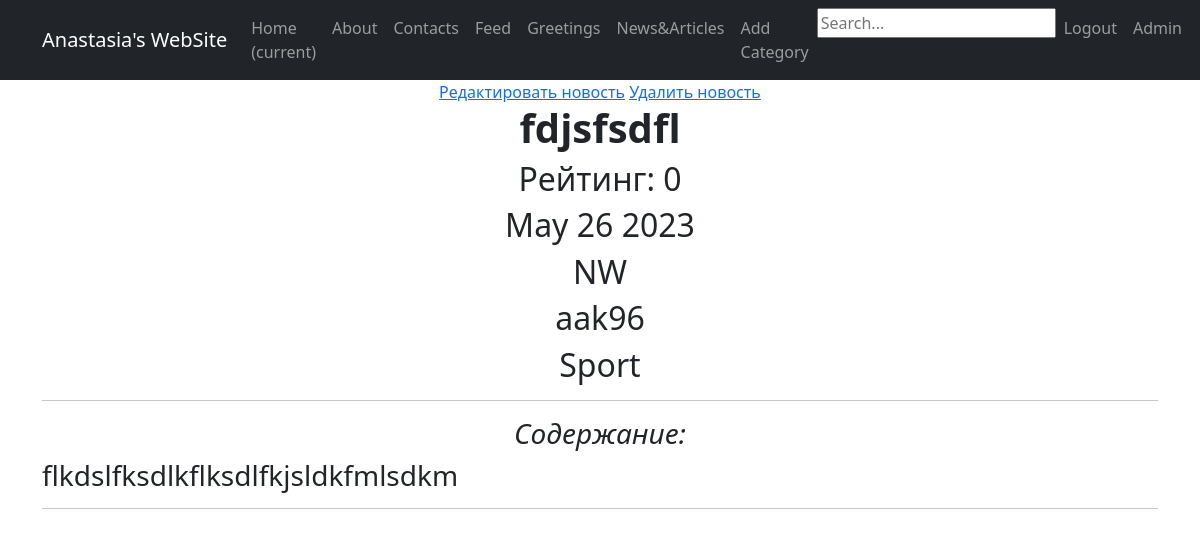
Page /news/62/ on the committed database.
### NewsPortal/models.py (models this page shows, shortened)
class Post(models.Model):
    author = models.ForeignKey(User, default=1, on_delete=models.SET_DEFAULT)
    type = models.CharField(max_length=7, choices=TYPE)
    time_in = models.DateTimeField(auto_now_add=True)
    category = models.ManyToManyField(Category, through='PostCategory')
    title = models.CharField(max_length=255)
    text = models.TextField()
    rating = models.IntegerField(default=0)

class Category(models.Model):
    name = models.CharField(max_length=40, unique=True)
    subscribe = models.ManyToManyField(User, through='CategorySubscribe')
    def __str__(self):
        return f'{self.name.title()}'

### NewsPortal/views.py (the view)
# urls.py: path('news/<int:pk>/', cache_page(60*5)(PostDetailView.as_view()), name='some_news'),
class PostDetailView(DetailView):
    model = Post
    template_name = 'posts/some_news.html'
    context_object_name = 'some_news'
    queryset = Post.objects.all()
    def get_object(self, *args, **kwargs):  # переопределяем метод получения объекта, как ни странно
        obj = cache.get(f'post-{self.kwargs["pk"]}',
                        None)  # кэш очень похож на словарь, и метод get действует так же. Он забирает значение по ключу, если его нет, то забирает None.
        if not obj:
            obj = super().get_object(queryset=self.queryset)
            cache.set(f'post-{self.kwargs["pk"]}', obj)
        return obj

### NewsPortal/templatetags/custom_filters.py (called while the page is built)
@register.filter()
def censor(value):
    for word in censored_word:
        if word.lower() in value.lower():
            value = value.replace(word[2:], '*' * len(word))
    return value

### templates/posts/some_news.html (shortened to what this page needs)
{% extends 'flatpages/default.html' %}
{% load custom_filters %}
{% block content %}
<a href="{%url 'post_edit' some_news.pk%}">Редактировать новость</a>
<a href="{%url 'post_delete' some_news.pk%}">Удалить новость</a> <br>
<h1><b> {{ some_news.title}} </b></h1>
<h2> Рейтинг: {{some_news.rating}} </h2>
<h2>{{ some_news.time_in|date:'M d Y' }}</h2>
<h2>{{ some_news.type }}</h2>
<h2>{{ some_news.author }}</h2>
{% for cat in some_news.category.all %}
<h2>{{ cat }}</a></h2>
{% endfor %}
<hr>
<h3><em> Содержание: </em></h3>
<h3><p align="left"> {{ some_news.text|censor }} </p></h3>
<hr>
{% endblock content %}

### rows in the picture
Post: title "fdjsfsdfl", rating "0", time_in "May 26 2023", type "NW", author "aak96", text|censor "flkdslfksdlkflksdlfkjsldkfmlsdkm"
Category: name "Sport"
